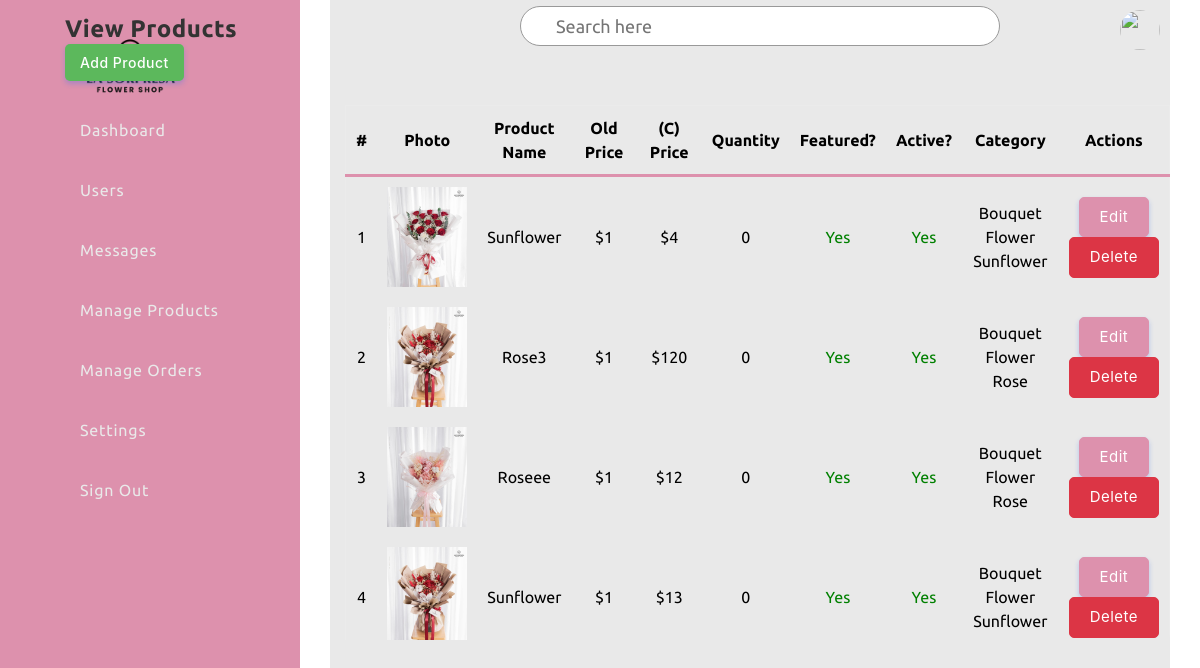
The page /admin/product/product.php on the database its author committed.
### tables this page shows
CREATE TABLE `product` (
  `p_id` int(11) NOT NULL,
  `name` varchar(255) NOT NULL,
  `old_price` varchar(10) NOT NULL,
  `current_price` varchar(10) NOT NULL,
  `quantity` int(10) NOT NULL,
  `featured_photo` varchar(255) NOT NULL,
  `description` text NOT NULL,
  `short_description` text NOT NULL,
  `feature` text NOT NULL,
  `other_photo` text NOT NULL,
  `condition` text NOT NULL,
  `is_featured` int(1) NOT NULL,
  `is_active` int(1) NOT NULL,
  `ecat_id` int(11) NOT NULL
);

### admin/product/product.php (the view, shortened to what this page needs)
<?php require_once('../header.php');
?>
<!DOCTYPE html>
<html lang="en">
<head>
    <link rel="stylesheet" href="css/product.css">
    <link rel="stylesheet" href="https://cdnjs.cloudflare.com/ajax/libs/animate.css/4.1.1/animate.min.css" />
    <link rel="stylesheet" href="https://cdnjs.cloudflare.com/ajax/libs/font-awesome/6.5.2/css/all.min.css">
    <link rel="stylesheet" href="../../css/animations.css">
    <link rel="stylesheet" href="../../css/admin1.css">
    <link rel="stylesheet" href="../../css/admin2.css">
</head>
<body>
    <div class="container">
        <div class="navigation">
            <ul>
                <li>
                    <a href="#">
                        <div class="logo-container">
                        </div>
                        <span class="title"></span>
                    </a>
                </li>
                <li>
                    <a href="../dashboard.php">
                        <span class="icon">
                        </span>
                        <span class="title">Dashboard</span>
                    </a>
                </li>
                <li>
                    <a href="../users.php">
                        <span class="icon">
                        </span>
                        <span class="title">Users</span>
                    </a>
                </li>
                <li>
                    <a href="#">
                        <span class="icon">
                        </span>
                        <span class="title">Messages</span>
                    </a>
                </li>
                <li>
                    <a href="product.php.">
                        <span class="icon">
                        </span>
                        <span class="title">Manage Products</span>
                    </a>
                </li>
                <li>
                    <a href="../orders/order.php">
                        <span class="icon">
                        </span>
                        <span class="title">Manage Orders</span>
                    </a>
                </li>
                <li>
                    <a href="../settings.php">
                        <span class="icon">
                        </span>
                        <span class="title">Settings</span>
                    </a>
                </li>
                <li>
                    <a href="../logout.php">
                        <span class="icon">
                        </span>
                        <span class="title">Sign Out</span>
                    </a>
                </li>
            </ul>
        </div>
        <section class="content-header">
            <div class="content-header-left">
                <h1>View Products</h1>
            </div>
            <div class="content-header-right">
                <a href="product-add.php" class="btn btn-primary btn-sm">Add Product</a>
            </div>
        </section>
        <div class="main">
            <div class="topbar">
                <div class="toggle">
                </div>
                <div class="search">
                    <label>
                        <input type="text" placeholder="Search here">
                    </label>
                </div>
                <div class="user">
                    <img src="assets/imgs/customer01.jpg" alt="">
                </div>
            </div>
            <tr>
                <td colspan="4">
                <div class="abc">
    <table width="100%" class="sub-table" border="0">
        <thead>
            <tr>
                <th class="table-headin">#</th>
                <th class="table-headin">Photo</th>
                <th class="table-headin">Product Name</th>
                <th class="table-headin">Old Price</th>
                <th class="table-headin">(C) Price</th>
                <th class="table-headin">Quantity</th>
                <th class="table-headin">Featured?</th>
                <th class="table-headin">Active?</th>
                <th class="table-headin">Category</th>
                <th class="table-headin">Actions</th>
            </tr>
        </thead>
        <tbody>
            <?php
            $i = 0;
            $statement = $pdo->prepare("
                SELECT t1.p_id, t1.name, t1.old_price, t1.current_price, t1.quantity, t1.featured_photo,
                t1.is_featured, t1.is_active, t1.ecat_id,
                IFNULL(t2.ecat_name, 'No Category') AS ecat_name,
                IFNULL(t3.mcat_name, 'No Category') AS mcat_name,
                IFNULL(t4.tcat_name, 'No Category') AS tcat_name
                FROM product t1
                LEFT JOIN end_category t2 ON t1.ecat_id = t2.ecat_id
                LEFT JOIN mid_category t3 ON t2.mcat_id = t3.mcat_id
                LEFT JOIN top_category t4 ON t3.tcat_id = t4.tcat_id
                ORDER BY t1.p_id DESC
            ");
            $statement->execute();
            $result = $statement->fetchAll(PDO::FETCH_ASSOC);
            foreach ($result as $row) {
                $i++;
                ?>
                <tr>
                    <td><?php echo $i; ?></td>
                    <td><img src="../uploads/<?php echo $row['featured_photo']; ?>" alt="<?php echo $row['name']; ?>" style="width:80px;"></td>
                    <td><?php echo $row['name']; ?></td>
                    <td>$<?php echo $row['old_price']; ?></td>
                    <td>$<?php echo $row['current_price']; ?></td>
                    <td><?php echo $row['quantity']; ?></td>
                    <td><?php echo ($row['is_featured'] == 1) ? '<span style="color:green;">Yes</span>' : '<span style="color:red;">No</span>'; ?></td>
                    <td><?php echo ($row['is_active'] == 1) ? '<span style="color:green;">Yes</span>' : '<span style="color:red;">No</span>'; ?></td>
                    <td><?php echo $row['tcat_name']; ?><br><?php echo $row['mcat_name']; ?><br><?php echo $row['ecat_name']; ?></td>
                    <td>
                        <a href="product-edit.php?id=<?php echo $row['p_id']; ?>" class="btn btn-primary btn-xs">Edit</a>
                        <a href="#" class="btn btn-danger btn-xs" data-href="product-delete.php?id=<?php echo $row['p_id']; ?>" data-toggle="modal" data-target="#confirm-delete">Delete</a>
                    </td>
                </tr>
                <?php
            }
            ?>
        </tbody>
    </table>
</div>
        </div>
    </div>

### admin/header.php (shortened to what this page needs)
<!DOCTYPE html>
<html lang="en">
<head>
    <link rel="stylesheet" href="../css/style.css">
    <link href="https://stackpath.bootstrapcdn.com/bootstrap/4.5.2/css/bootstrap.min.css" rel="stylesheet">
    <link href="https://cdn.jsdelivr.net/npm/select2@4.0.13/dist/css/select2.min.css" rel="stylesheet" />
</head>

### css/style.css (style rules this page uses)
* { font-family: "Ubuntu", sans-serif; margin: 0; padding: 0; box-sizing: border-box; }
:root { --blue: #dd91ad; --white: #e9e9e9; --gray: #f5f5f5; --black1: #222; --black2: #999; }
body { min-height: 100vh; overflow-x: hidden; }
.container { position: relative; width: 100%; }
.navigation { position: fixed; width: 300px; height: 100%; background: var(--blue); border-left: 10px solid var(--blue); transition: 0.5s; overflow: hidden; }
.navigation ul { position: absolute; top: 0; left: 0; width: 100%; }
.logo-container { position: absolute; top: 20px; left: 50%; transform: translateX(-70%); z-index: 10; }
.navigation ul li { position: relative; width: 100%; list-style: none; border-top-left-radius: 30px; border-bottom-left-radius: 30px; }
.navigation ul li:nth-child(1) { margin-bottom: 40px; pointer-events: none; }
.navigation ul li a { position: relative; display: block; width: 100%; display: flex; text-decoration: none; color: var(--white); }
.navigation ul li a .icon { position: relative; display: block; min-width: 60px; height: 60px; line-height: 75px; text-align: center; }
.navigation ul li a .title { position: relative; display: block; padding: 0 10px; height: 60px; line-height: 60px; text-align: start; white-space: nowrap; }
.main { position: absolute; width: calc(100% - 300px); left: 300px; min-height: 100vh; background: var(--white); transition: 0.5s; }
.topbar { width: 100%; height: 60px; display: flex; justify-content: space-between; align-items: center; padding: 0 10px; }
.toggle { position: relative; width: 60px; height: 60px; display: flex; justify-content: center; align-items: center; font-size: 2.5rem; cursor: pointer; }
.search { position: relative; width: 400px; margin: 0 10px; }
.search label { position: relative; width: 100%; }
.search label input { width: 100%; height: 40px; border-radius: 40px; padding: 5px 20px; padding-left: 35px; font-size: 18px; outline: none; border: 1px solid var(--black2); }
.user { position: relative; width: 40px; height: 40px; border-radius: 50%; overflow: hidden; cursor: pointer; }
.user img { position: absolute; top: 0; left: 0; width: 100%; height: 100%; object-fit: cover; }

### css/admin1.css (style rules this page uses)
.container { display: flex; flex-wrap: wrap; height: 100vh; }

### css/admin2.css (style rules this page uses)
:root { --primarycolor: #dd91ad; --primarycolorhover: #dd91ad; --btnice:#D8EBFA; --btnnicetext:#1b62b3; }
body { margin: 0; padding: 0; border-spacing: 0; font-family: 'Inter', sans-serif; }
.btn { cursor: pointer; padding: 8px 20px; outline: none; text-decoration: none; font-size: 15px; letter-spacing: 0.5px; transition: all 0.3s; border-radius: 5px; font-family: 'Inter', sans-serif; }
.btn-primary { background-color: var(--primarycolor) ; border: 1px solid var(--primarycolor) ; color: #fff ; box-shadow: 0 3px 5px 0 rgba(57,108,240,0.3); }
.sub-table { border: 1px solid #ebebeb; border-radius: 8px; }
.table-headin { font-size: 16px; font-weight: 500; padding: 10px; border-bottom: 3px solid var(--primarycolor); }
.abc { width: 100%; height: 550px; overflow: auto; }

### admin/product/product.php (style rules this page uses)
.sub-table { animation: transitionIn-Y-bottom 0.5s; }

### rows shown on the page
product: featured_photo (picture), name "Sunflower", old_price "1", current_price "4", quantity "0", is_featured "Yes", is_active "Yes", tcat_name "Bouquet", mcat_name "Flower", ecat_name "Sunflower"
product: featured_photo (picture), name "Rose3", old_price "1", current_price "120", quantity "0", is_featured "Yes", is_active "Yes", tcat_name "Bouquet", mcat_name "Flower", ecat_name "Rose"
product: featured_photo (picture), name "Roseee", old_price "1", current_price "12", quantity "0", is_featured "Yes", is_active "Yes", tcat_name "Bouquet", mcat_name "Flower", ecat_name "Rose"
product: featured_photo (picture), name "Sunflower", old_price "1", current_price "13", quantity "0", is_featured "Yes", is_active "Yes", tcat_name "Bouquet", mcat_name "Flower", ecat_name "Sunflower"
